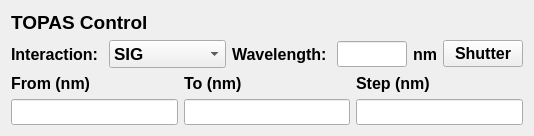
<?xml version="1.0" encoding="UTF-8"?>
<ui version="4.0">
 <class>TOPASDemo</class>
 <widget class="QWidget" name="TOPASDemo">
  <property name="geometry">
   <rect>
    <x>0</x>
    <y>0</y>
    <width>534</width>
    <height>134</height>
   </rect>
  </property>
  <property name="windowTitle">
   <string>T23231P-Demo-7069</string>
  </property>
  <layout class="QGridLayout" name="gridLayout_2">
   <item row="1" column="3">
    <widget class="QLineEdit" name="lineEdit_1">
     <property name="font">
      <font>
       <family>Consolas</family>
       <pointsize>11</pointsize>
       <bold>false</bold>
      </font>
     </property>
    </widget>
   </item>
   <item row="1" column="0">
    <widget class="QLabel" name="label_2">
     <property name="font">
      <font>
       <pointsize>12</pointsize>
       <bold>true</bold>
      </font>
     </property>
     <property name="text">
      <string>Interaction: </string>
     </property>
    </widget>
   </item>
   <item row="1" column="4">
    <widget class="QLabel" name="label_4">
     <property name="font">
      <font>
       <pointsize>12</pointsize>
       <bold>true</bold>
      </font>
     </property>
     <property name="text">
      <string>nm</string>
     </property>
    </widget>
   </item>
   <item row="1" column="2">
    <widget class="QLabel" name="label_3">
     <property name="font">
      <font>
       <pointsize>12</pointsize>
       <bold>true</bold>
      </font>
     </property>
     <property name="text">
      <string>Wavelength: </string>
     </property>
    </widget>
   </item>
   <item row="0" column="0" colspan="2">
    <widget class="QLabel" name="label_1">
     <property name="font">
      <font>
       <pointsize>14</pointsize>
       <bold>true</bold>
      </font>
     </property>
     <property name="text">
      <string>TOPAS Control</string>
     </property>
    </widget>
   </item>
   <item row="1" column="1">
    <widget class="QComboBox" name="comboBox">
     <property name="font">
      <font>
       <pointsize>13</pointsize>
       <bold>true</bold>
      </font>
     </property>
     <item>
      <property name="text">
       <string>SIG</string>
      </property>
     </item>
     <item>
      <property name="text">
       <string>IDL</string>
      </property>
     </item>
     <item>
      <property name="text">
       <string>SF-SIG</string>
      </property>
     </item>
     <item>
      <property name="text">
       <string>SF-IDL</string>
      </property>
     </item>
     <item>
      <property name="text">
       <string>SH-SIG</string>
      </property>
     </item>
     <item>
      <property name="text">
       <string>SH-IDL</string>
      </property>
     </item>
     <item>
      <property name="text">
       <string>DF1-SIG</string>
      </property>
     </item>
     <item>
      <property name="text">
       <string>DF2-SIG</string>
      </property>
     </item>
     <item>
      <property name="text">
       <string>SH-SF-SIG</string>
      </property>
     </item>
     <item>
      <property name="text">
       <string>SH-SF-IDL</string>
      </property>
     </item>
     <item>
      <property name="text">
       <string>SH-SH-SIG</string>
      </property>
     </item>
     <item>
      <property name="text">
       <string>SH-SH-IDL</string>
      </property>
     </item>
    </widget>
   </item>
   <item row="1" column="5">
    <widget class="QPushButton" name="pushButton">
     <property name="font">
      <font>
       <pointsize>12</pointsize>
       <bold>true</bold>
      </font>
     </property>
     <property name="text">
      <string>Shutter</string>
     </property>
    </widget>
   </item>
   <item row="2" column="0" colspan="6">
    <layout class="QGridLayout" name="gridLayout">
     <item row="0" column="0">
      <widget class="QLabel" name="label_5">
       <property name="font">
        <font>
         <pointsize>12</pointsize>
         <bold>true</bold>
        </font>
       </property>
       <property name="text">
        <string>From (nm)</string>
       </property>
      </widget>
     </item>
     <item row="0" column="1">
      <widget class="QLabel" name="label_6">
       <property name="font">
        <font>
         <pointsize>12</pointsize>
         <bold>true</bold>
        </font>
       </property>
       <property name="text">
        <string>To (nm)</string>
       </property>
      </widget>
     </item>
     <item row="0" column="2">
      <widget class="QLabel" name="label_7">
       <property name="font">
        <font>
         <pointsize>12</pointsize>
         <bold>true</bold>
        </font>
       </property>
       <property name="text">
        <string>Step (nm)</string>
       </property>
      </widget>
     </item>
     <item row="1" column="0">
      <widget class="QLineEdit" name="lineEdit_2">
       <property name="font">
        <font>
         <family>Consolas</family>
         <pointsize>11</pointsize>
         <bold>false</bold>
        </font>
       </property>
      </widget>
     </item>
     <item row="1" column="1">
      <widget class="QLineEdit" name="lineEdit_3">
       <property name="font">
        <font>
         <family>Consolas</family>
         <pointsize>11</pointsize>
         <bold>false</bold>
        </font>
       </property>
      </widget>
     </item>
     <item row="1" column="2">
      <widget class="QLineEdit" name="lineEdit_4">
       <property name="font">
        <font>
         <family>Consolas</family>
         <pointsize>11</pointsize>
         <bold>false</bold>
        </font>
       </property>
      </widget>
     </item>
    </layout>
   </item>
  </layout>
 </widget>
 <resources/>
 <connections/>
</ui>
